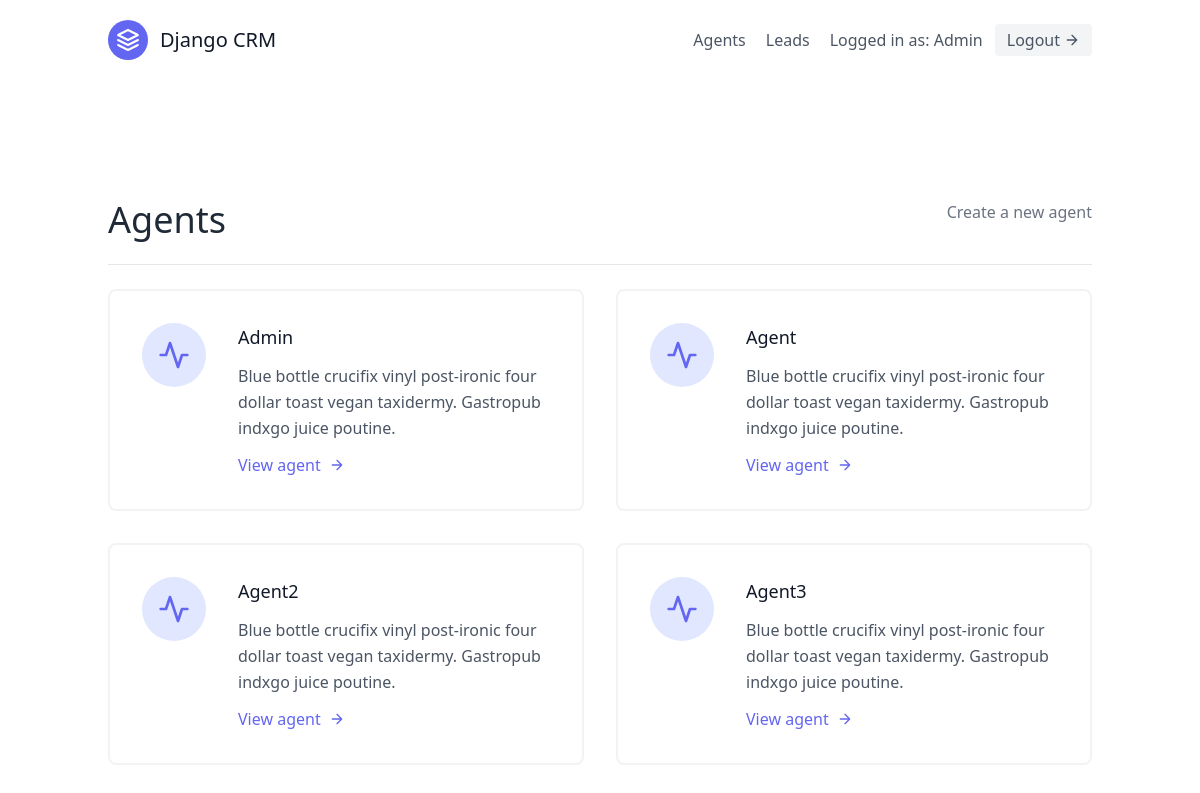
Screenshot of /agents/ (signed in) with the database file from the repository.
### leads/models.py (models this page shows, shortened)
class User(AbstractUser):
    is_organisor = models.BooleanField(default=True)
    is_agent = models.BooleanField(default=False)

class Agent(models.Model):
    user = models.OneToOneField('User', on_delete=models.CASCADE)
    organisation = models.ForeignKey('UserProfile', on_delete=models.CASCADE)

### agents/views.py (the view)
# urls.py: path('', AgentListView.as_view(), name='agent-list'),
class AgentListView(OrganisorLoginRequiredMixin, generic.ListView):
    template_name = 'agents/agent_list.html'
    def get_queryset(self):
        organisation = self.request.user.userprofile
        return Agent.objects.filter(organisation=organisation)

### agents/mixins.py (called while the page is built)
    def dispatch(self, request, *args, **kwargs):
        if not request.user.is_authenticated or not request.user.is_organisor:
            return redirect("leads:lead-list")
        return super().dispatch(request, *args, **kwargs)

### agents/templates/agents/agent_list.html
{% extends "base.html" %}
{% block content %}
    <section class="text-gray-600 body-font">
        <div class="container px-5 py-24 mx-auto flex flex-wrap">
            <div class="w-full mb-6 py-6 flex justify-between item-center border-b border-gray-200">
                <div>
                    <h1 class="text-4xl text-gray-800"> Agents </h1>
                </div>
                <div>
                    <a class="text-gray-500 hover:text-blue-500" href="{% url 'agents:agent-create' %}"> Create a new agent </a>
                </div>
            </div>
            <div class="flex flex-wrap -m-4">
                {% for agent in object_list %}
                <div class="p-4 lg:w-1/2 md:w-full">
                    <div class="flex border-2 rounded-lg border-gray-200 border-opacity-50 p-8 sm:flex-row flex-col">
                        <div class="w-16 h-16 sm:mr-8 sm:mb-0 mb-4 inline-flex items-center justify-center rounded-full bg-indigo-100 text-indigo-500 flex-shrink-0">
                            <svg fill="none" stroke="currentColor" stroke-linecap="round" stroke-linejoin="round" stroke-width="2" class="w-8 h-8" viewBox="0 0 24 24">
                            <path d="M22 12h-4l-3 9L9 3l-3 9H2"></path>
                            </svg>
                        </div>
                        <div class="flex-grow">
                            <h2 class="text-gray-900 text-lg title-font font-medium mb-3">
                                {{ agent.user.username }}
                            </h2>
                            <p class="leading-relaxed text-base">
                                Blue bottle crucifix vinyl post-ironic four dollar toast vegan taxidermy. Gastropub indxgo juice poutine.
                            </p>
                            <a href="{% url 'agents:agent-detail' agent.pk %}" class="mt-3 text-indigo-500 inline-flex items-center">
                                View agent
                                <svg fill="none" stroke="currentColor" stroke-linecap="round" stroke-linejoin="round" stroke-width="2" class="w-4 h-4 ml-2" viewBox="0 0 24 24">
                                    <path d="M5 12h14M12 5l7 7-7 7"></path>
                                </svg>
                            </a>
                        </div>
                    </div>
                </div>
                {% endfor %}
            </div>
        </div>
    </section>
{% endblock content %}

### templates/navbar.html (shortened to what this page needs)
{% load tailwind_filters %}
<header class="text-gray-600 body-font">
  <div class="container mx-auto flex flex-wrap p-5 flex-col md:flex-row items-center">
    <a class="flex title-font font-medium items-center text-gray-900 mb-4 md:mb-0">
      <svg xmlns="http://www.w3.org/2000/svg" fill="none" stroke="currentColor" stroke-linecap="round" stroke-linejoin="round" stroke-width="2" class="w-10 h-10 text-white p-2 bg-indigo-500 rounded-full" viewBox="0 0 24 24">
        <path d="M12 2L2 7l10 5 10-5-10-5zM2 17l10 5 10-5M2 12l10 5 10-5"></path>
      </svg>
      <span class="ml-3 text-xl">Django CRM</span>
    </a>
    <nav class="md:ml-auto flex flex-wrap items-center text-base justify-center">
      {% if not request.user.is_authenticated %}
        <a href="{% url 'signup' %}" class="mr-5 hover:text-gray-900">Signup</a>
      {% else %}
      {% if request.user.is_organisor %}
        <a href="{% url "agents:agent-list" %}" class="mr-5 hover:text-gray-900">Agents</a>
      {% endif %}
        <a href="{% url "leads:lead-list" %}" class="mr-5 hover:text-gray-900">Leads</a>
      {% endif %}
    </nav>
    {% if request.user.is_authenticated %}
    Logged in as: {{ request.user.username }}
    <form method="post" action="{% url 'logout' %}">
      <button class="ml-3 inline-flex items-center bg-gray-100 border-0 py-1 px-3 focus:outline-none hover:bg-gray-200 rounded text-base mt-4 md:mt-0">
          Logout
          <svg fill="none" stroke="currentColor" stroke-linecap="round" stroke-linejoin="round" stroke-width="2" class="w-4 h-4 ml-1" viewBox="0 0 24 24">
              <path d="M5 12h14M12 5l7 7-7 7"></path>
          </svg>
      </button>
    </form>
    {% endif %}
  </div>
</header>

### rows the page displays
User: user.username "Admin"
Agent: user.username "Admin"
Agent: user.username "Agent"
Agent: user.username "Agent2"
Agent: user.username "Agent3"
